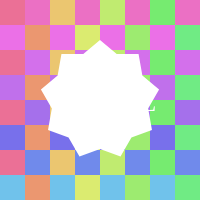
Frame 1 (no input)
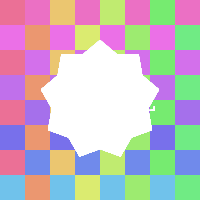
Frame 60 (no input)
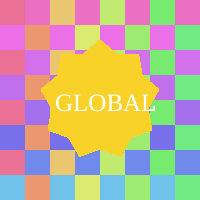
Frame 120 (the mouse pressed at the canvas centre since frame 60)

The p5.js sketch that drew these frames (run headless with seeded random() and noise() and a simulated clock; from frame 60 on, the mouse is pressed at the canvas centre):

// p5.js sketch
// ── sketch.js

function setup() {
  createCanvas(200, 200);
  let size = width / 8;
  noStroke();
  for(let i = 0; i < 8; i++){
  for(let j = 0; j < 8; j++){
if((i+j)%2==0&&i<1){
  fill(235,112,150);
}

else if((i+j)%2==0&&i<2){
  fill(235,151,112);
}
else if((i+j)%2==0&&i<3){
  fill(235,198,112);
}
else if((i+j)%2==0&&i<4){
  fill(219,235,112);
}
else if((i+j)%2==0&&i<5){
  fill(192,235,112);
}
else if((i+j)%2==0&&i<6){
  fill(157,235,112);
}
else if((i+j)%2==0&&i<7){
  fill(118,235,112);
}
else if((i+j)%2==0&&i<8){
  fill(112,235,132);
}
else if(j>7){
  fill(112,235,227);
}
else if(j>6){
  fill(112,194,235)
}
else if(j>5){
  fill(112,138,235);
}
else if(j>4){
  fill(120,112,235)
}
else if(j>3){
  fill(165,112,235);
}
else if(j>2){
  fill(192,112,235)
}
else if(j>1){
  fill(211,112,235)
}
else if(j>0){
  fill(235,112,231)
}
else{
  fill(235,112,196)
}
rect(size*i,size*j,size,size);
    }}
}

function draw(){
  if(mouseIsPressed){fill(248,210,41);}
  else{fill(255);}
  nine(100,100,60);
  fill(255);
  textSize(25);
  textFont("trebuchet MS")
  text("GLOBAL",55,111);
}
function nine(cx, cy, r){
  beginShape();
  for(let i = 0; i < 9; i++){
    const theta = TWO_PI * i * 2 / 9 - HALF_PI;
    const x = cx + cos(theta) * r;
    const y = cy + sin(theta) * r;
    vertex(x, y);
  }
  endShape(CLOSE);
}
